Frame 1 (no input): blank canvas, image omitted
Frame 60 (no input): blank canvas, image omitted
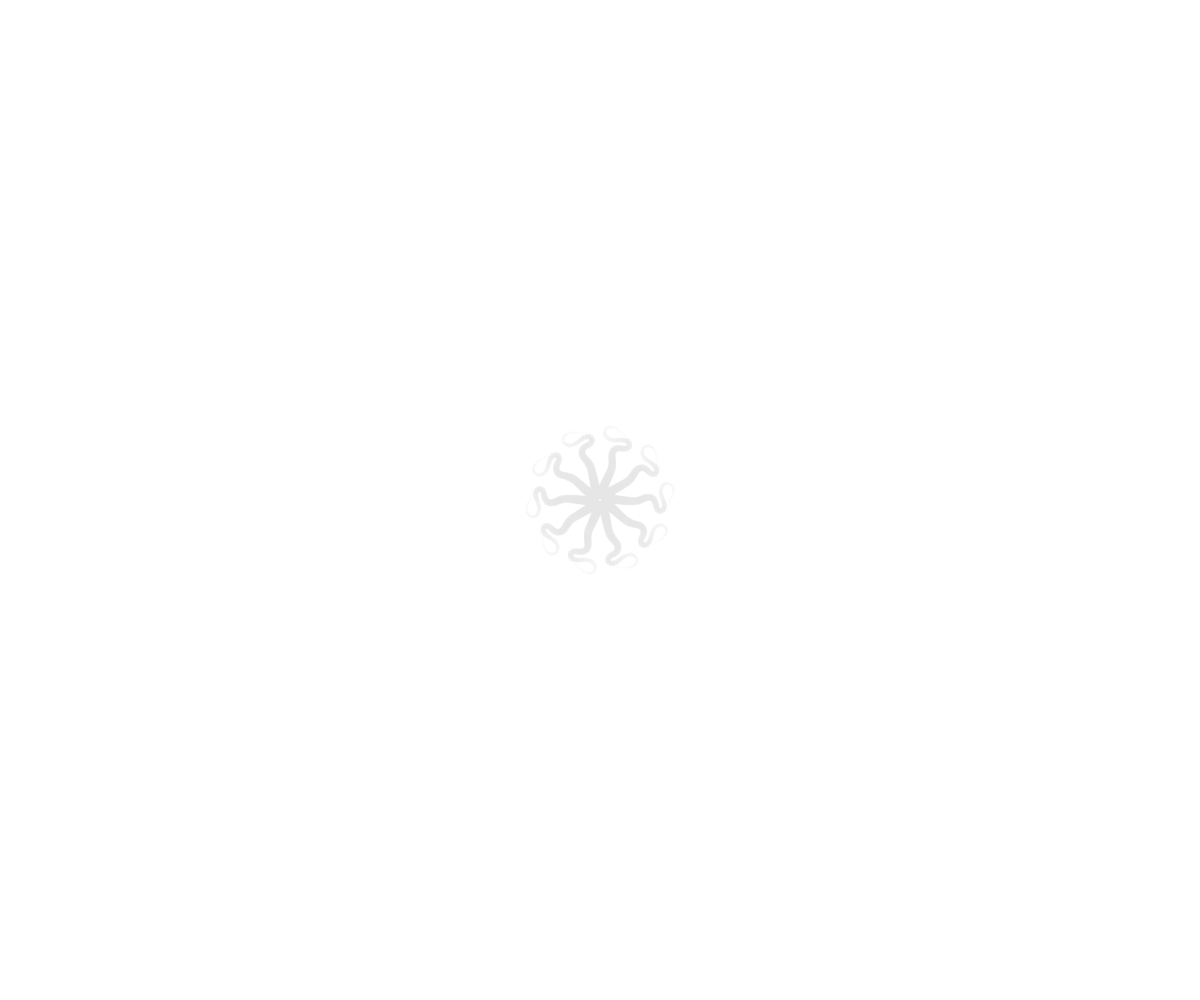
Frame 120 (the mouse pressed at the canvas centre since frame 60)

The p5.js sketch whose frames 1 and 60 were blank and that drew this single picture after the mouse press (run headless with seeded random() and noise() and a simulated clock; from frame 60 on, the mouse is pressed at the canvas centre):

// p5.js sketch
// ── sketch.js
let width = window.innerWidth;
let height = window.innerHeight;

var creatures = [];

function setup() {
    createCanvas(width, height);
};

function draw() {
    background(255);
    for (var a = 0; a < creatures.length; a++) {
        creatures[a].update()
    }
};

function mousePressed() {
    creatures.push(new Creature(createVector(mouseX, mouseY), 12, 12, 10, 50, 10, 3))
}

class Tentacle {
    constructor(pos, nb, w, h, o, c) {
        this.position = pos;
        this.nbParts = nb;
        this.compactness = c;
        this.orientation = o;
        this.angularVelocity = 0;
        this.parts = [];

        var headWidth = w;
        var headHeight = h;
        var coul = 255 / this.nbParts;
        for (var i = 0; i < this.nbParts; i++) {
            var part = {};
            part.width = (this.nbParts - i) * headWidth / this.nbParts;
            part.height = (this.nbParts - i) * headHeight / this.nbParts;
            part.position = this
                .position
                .copy();
            part.position.x += this.compactness * i * cos(this.orientation);
            part.position.y += this.compactness * i * sin(this.orientation);
            part.clr = color(230, 255 - coul * i);
            this
                .parts
                .push(part);
        }
    }

    update() {
        var pos0 = this.parts[0].position;
        var pos1 = this.parts[1].position;
        pos0.set(this.position.copy());
        pos1.x = pos0.x + (this.compactness * cos(this.orientation));
        pos1.y = pos0.y + (this.compactness * sin(this.orientation));

        for (var i = 2; i < this.nbParts; i++) {
            var currentPos = this
                .parts[i]
                .position
                .copy();
            var dist = currentPos.sub(this.parts[i - 2].position.copy());
            var distmag = dist.mag();
            var pos = this
                .parts[i - 1]
                .position
                .copy();
            var move = dist
                .mult(this.compactness)
                .copy();
            move.div(distmag);
            pos.add(move);
            this
                .parts[i]
                .position
                .set(pos);
        }
    }

    draw() {
        for (var i = this.nbParts - 1; i >= 0; i--) {
            var part = this.parts[i];
            noStroke();
            fill(part.clr);
            ellipse(part.position.x, part.position.y, part.width, part.height);
        }
    }
}

class Creature {
    constructor(pos, rx, ry, nb, l, ts, td) {
        this.position = pos;
        this.radX = rx;
        this.radY = ry;
        this.orientation = 0;

        this.nbTentacles = nb;
        this.tentaclesLength = l;
        this.tentacles = [];
        this.moveDistance = 0;

        this.headClr = color(random(50, 200), random(50, 200), random(50, 200));

        this.dest = createVector(random(-1, 1), random(-1, 1));
        this
            .dest
            .mult(this.moveDistance);
        this.lastPos = this
            .position
            .copy();
        this.moveDuration = random(100, 150);
        this.moveDistance = random(50, 150);
        this.reachedDest = false;
        this.moveTime = 0;

        for (var i = 0; i < this.nbTentacles; i++) {
            var tx = this.position.x + (cos(i * TWO_PI / this.nbTentacles) * this.radX / 2);
            var ty = this.position.y + (sin(i * TWO_PI / this.nbTentacles) * this.radY / 2);
            var tr = atan2(ty - this.position.y, tx - this.position.x);
            var tentacle = new Tentacle(createVector(tx, ty), this.tentaclesLength, ts, ts, tr, td);
            this
                .tentacles
                .push(tentacle);
        }
    }

    update() {
        for (var i = 0; i < this.nbTentacles; i++) {
            var t = this.tentacles[i];
            t.position.x = this.position.x + (cos((i * TWO_PI / this.nbTentacles) + this.orientation) * this.radX / 2);
            t.position.y = this.position.y + (sin((i * TWO_PI / this.nbTentacles) + this.orientation) * this.radY / 2);
            t.orientation = atan2((t.position.y - this.position.y), (t.position.x - this.position.x));
            t.update();
        }

        if (this.reachedDest) {
            this.lastPos = this
                .position
                .copy();
            this.dest = createVector(random(-1, 1), random(-1, 1));
            this
                .dest
                .normalize();
            this
                .dest
                .mult(this.moveDistance);

            // var nextPos = this.position.add(this.position, this.dest);
            var nextPos = p5
                .Vector
                .add(this.position, this.dest);
            if (nextPos.x > width) 
                this.dest.x = -abs(this.dest.x);
            else if (nextPos.x < 0) 
                this.dest.x = abs(this.dest.x);
            if (nextPos.y > height) 
                this.dest.y = -abs(this.dest.y);
            else if (nextPos.y < 0) 
                this.dest.y = abs(this.dest.y);
            this.reachedDest = false;
            this.moveTime = 0;
        } else {
            this.position.x = Penner.easeInOutExpo(this.moveTime, this.lastPos.x, this.dest.x, this.moveDuration);
            this.position.y = Penner.easeInOutExpo(this.moveTime, this.lastPos.y, this.dest.y, this.moveDuration);
            this.moveTime++;
            if (this.moveTime >= this.moveDuration) 
                this.reachedDest = true;
            }
        this.orientation += random(-3, 3) * radians(.5);

        fill(0/*headClr*/);
        for (var j = 0; j < this.nbTentacles; j++) 
            this.tentacles[j].draw();
        }
    }

class Penner {
    static easeInOutExpo(t, b, c, d) {
        if (t == 0) 
            return b;
        if (t == d) 
            return b + c;
        if ((t /= d / 2) < 1) 
            return c / 2 * pow(2, 10 * (t - 1)) + b;
        return c / 2 * (-pow(2, -10 * --t) + 2) + b;
    }
}
